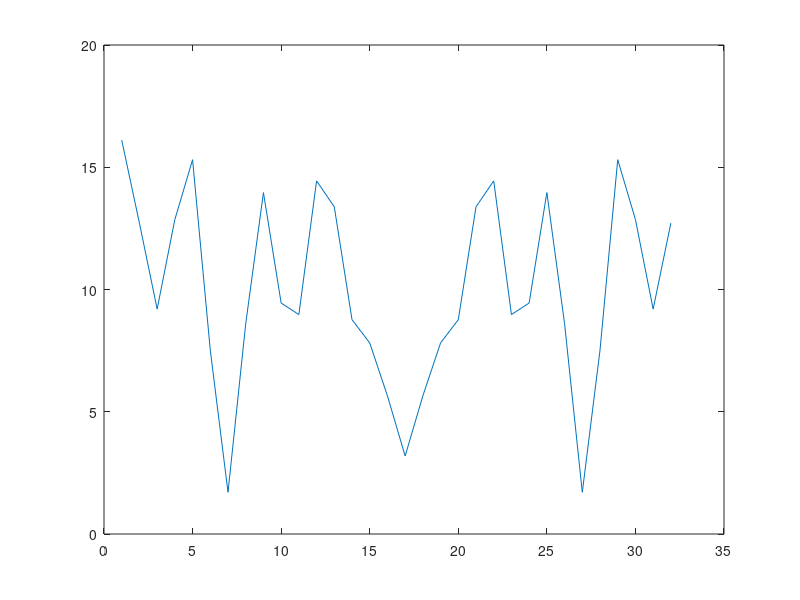

This chart was generated by the following MATLAB code:
%
maxerr = @(x) max(abs(x(:)));

fftlen = 32;
od = 10;
r = zeros(1, fftlen);
rd = randn(1,od);
r(2:od+1) = rd;
r(end-od+1:end) = fliplr(rd);
r(1) = 10;

s = fft(r, fftlen);
if any(abs(imag(s)) > 1e-13)
  error('Hey!');
end
s = real(s);

figure(1);
plot(s);


#u = fft([r(1:2:end/2) zeros(1, fftlen/2) r(end/2+1:2:end)], fftlen);
#v = fft([r(end) r(2:2:end/2) zeros(1, fftlen/2-1) r(end/2+2:2:end)], fftlen);

u = fft(r(1:2:end));
v = fft([r(end) r(2:2:end-1)]);

maxerr(0.5*(s(1:end/2) + s((1:end/2)+end/2)) - u)
maxerr(0.5*((s(1:end/2) - s((1:end/2)+end/2)) .* exp(-1i*2*pi*(0:fftlen/2-1)/fftlen)) - v)

v2 = fft(r(2:2:end));
maxerr(0.5*((s(1:end/2) - s((1:end/2)+end/2)) .* exp(1i*2*pi*(0:fftlen/2-1)/fftlen)) - v2)

